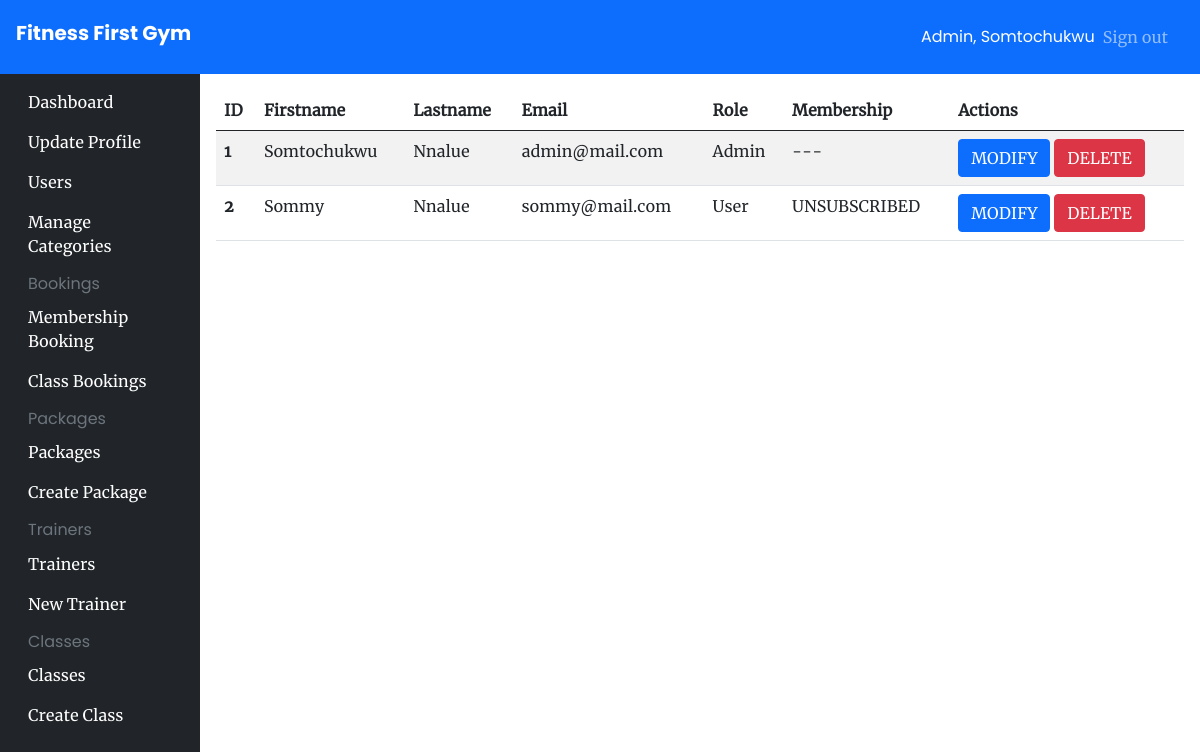
/users/all (signed in), run on an earlier commit of the app's database.
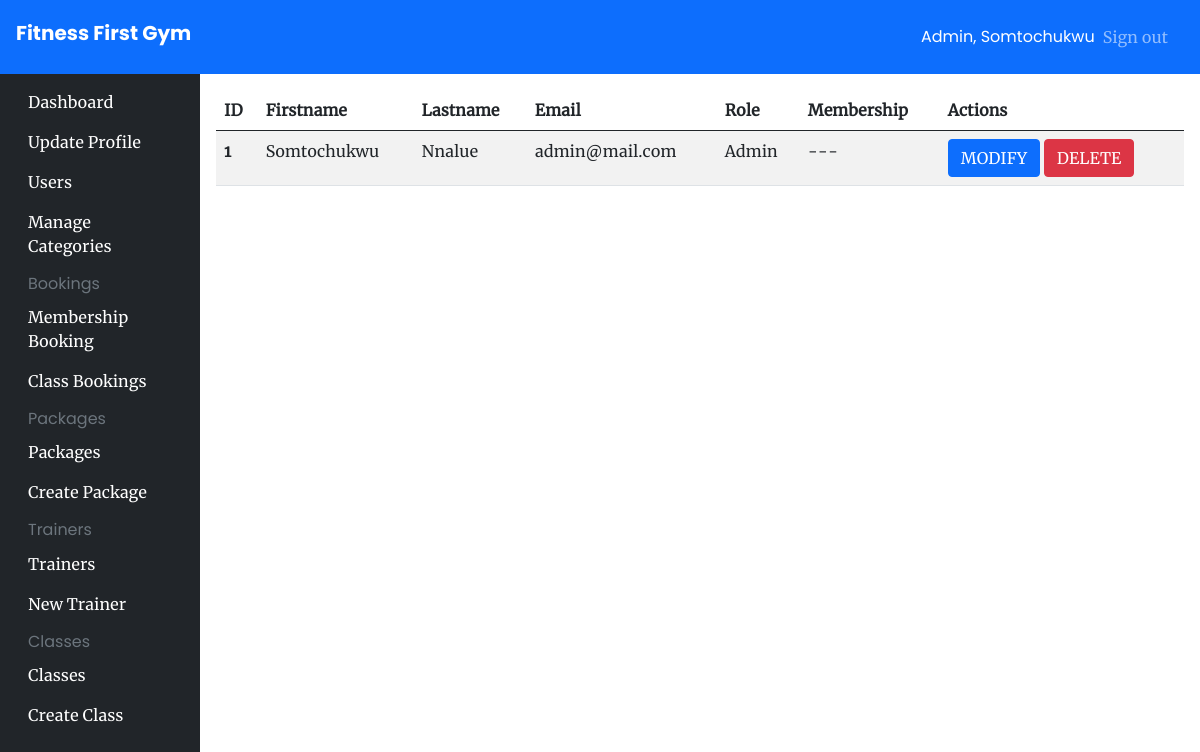
And on a later commit of the database.
### app/models/__init__.py (models this page shows, shortened)
class User(UserMixin, db.Model):
    id = db.Column(db.Integer, primary_key=True)
    firstname = db.Column(db.String(200), nullable=False)
    lastname = db.Column(db.String(200), nullable=True)
    email = db.Column(db.String(100), nullable=False, unique=True)
    password = db.Column(db.String(200), nullable=False)
    isAdmin = db.Column(db.Boolean(), default=False)
    createdAt = db.Column(db.DateTime, default=datetime.utcnow)
    payment_details = db.relationship('PaymentDetails', uselist=False, back_populates='user')
    membership = db.relation('Membership', uselist=False, back_populates='user')

### app/user_views.py (the view)
@app.route('/users/all')
@login_required
@authorize_request
def all_users():
   users = User.query.all()
   return render_template('pages/admin/users/preview.html', users=users)

### app/admin_views.py (called while the page is built)
def authorize_request(view_func):
   @wraps(view_func)
   def wrapped_view(*args, **kwargs):
      try:
         if current_user.isAdmin:
               return view_func(*args, **kwargs)
         else:
            flash('Unauthorized')
            return redirect('/')
      except Exception as error:
         return render_template('pages/error/500.html', error=error)
   return wrapped_view

### app/models/__init__.py (called while the page is built)
@login_manager.user_loader
def load_user(id):
    return User.query.get(id)

### app/templates/pages/admin/users/preview.html (shortened to what this page needs)
{% extends "components/admin_base.html" %}
{% block content %}
<table class="table table-striped table-hover">
    <thead>
        <tr>
            <th scope="col">ID</th>
            <th scope="col">Firstname</th>
            <th scope="col">Lastname</th>
            <th scope="col">Email</th>
            <th scope="col">Role</th>
            <th scope="col">Membership</th>
            <th scope="col">Actions</th>
        </tr>
    </thead>
    <tbody>
        {% if users %}
        {% for user in users %}
        <tr>
            <th scope="row">{{user.id}}</th>
            <td>{{user.firstname}}</td>
            <td>{{user.lastname}}</td>
            <td>{{user.email}}</td>
            <td>{{"Admin" if user.isAdmin else "User"}}</td>
            <td>{{"---" if user.isAdmin else "UNSUBSCRIBED" if not user.membership.package else user.membership.package.name }}</td>
            <td class="d-flex-col">
                <a href="/user/edit/{{user.id}}" class="btn btn-primary text-white">MODIFY</a>
                <a href="/user/delete/{{user.id}}" class="btn btn-danger text-white">DELETE</a>
            </td>
        </tr>
        {% endfor %}
        {% endif %}
    </tbody>
</table>
{% endblock content %}

### app/templates/components/admin_base.html (shortened to what this page needs)
<!DOCTYPE html>
<html lang="en">
<head>
    <link rel="stylesheet" href="{{url_for('static', filename='css/bootstrap.min.css')}}" />
    <link rel="stylesheet" href="{{url_for('static', filename='css/main.css')}}" />
</head>
<body class="relative">
    <main>
        <nav class="navbar navbar-dark sticky-top bg-primary flex-md-nowrap p-3">
            <a class="navbar-brand h2 col-sm-3 col-md-2 mr-0" href="/">Fitness First Gym</a>
            <div class="navbar-nav px-3">
                <div class="nav-item text-nowrap d-flex align-items-center">
                    <span class="text-white mx-2">Admin, {{current_user.firstname}}</span>
                    <a class="nav-link" href="/auth/logout">Sign out</a>
                </div>
            </div>
        </nav>
        <div>
            <div class="container-fluid">
                <div class="row">
                    {% include "components/admin_navbar.html" %}
                    <main role="main" class="relative col-md-9 ml-sm-auto col-lg-10 p-3">
                        {% block content %} {% endblock %}
                    </main>
                </div>
            </div>
        </div>
    </main>
</body>
</html>

### app/templates/components/admin_navbar.html
<nav class="vh-100 col-md-2 d-none d-md-block bg-dark sidebar sidebar-fixed py-2" style="overflow-y: auto;">
    <ul class="nav flex-column">
      <li class="nav-item">
        <a class="nav-link text-white" href="/admin/dashboard">Dashboard</a>
      </li>
    </ul>
    <ul class="nav flex-column">
      <li class="nav-item">
        <a class="nav-link text-white" href="/profile">Update Profile</a>
      </li>
    </ul>
    <ul class="nav flex-column">
      <li class="nav-item">
        <a class="nav-link text-white" href="/users/all">Users</a>
      </li>
    </ul>
    <ul class="nav flex-column">
      <li class="nav-item">
        <a class="nav-link text-white" href="/admin/categories">Manage Categories</a>
      </li>
    </ul>
    <h6 class="sidebar-heading d-flex justify-content-between align-items-center px-3 mt-2 mb-1 text-muted">
      <span>Bookings</span>
    </h6>
    <ul class="nav flex-column">
      <li class="nav-item"><a class="nav-link text-white" href="/admin/booking/memberships">Membership Booking</a></li>
      <li class="nav-item"><a class="nav-link text-white" href="/admin/booking/classes">Class Bookings</a></li>
    </ul>
    <h6 class="sidebar-heading d-flex justify-content-between align-items-center px-3 mt-2 mb-1 text-muted">
      <span>Packages</span>
    </h6>
    <ul class="nav flex-column">
      <li class="nav-item"><a class="nav-link text-white" href="/admin/package/all">Packages</a></li>
      <li class="nav-item"><a class="nav-link text-white" href="/admin/package/new">Create Package</a></li>
    </ul>
    <h6 class="sidebar-heading d-flex justify-content-between align-items-center px-3 mt-2 mb-1 text-muted">
      <span>Trainers</span>
    </h6>
    <ul class="nav flex-column mb-2">
      <li class="nav-item"><a class="nav-link text-white" href="/admin/trainer/all">Trainers</a></li>
      <li class="nav-item"><a class="nav-link text-white" href="/admin/trainer/new">New Trainer</a></li>
    </ul>
    <h6 class="sidebar-heading d-flex justify-content-between align-items-center px-3 mt-2 mb-1 text-muted">
      <span>Classes</span>
    </h6>
    <ul class="nav flex-column mb-2">
      <li class="nav-item"><a class="nav-link text-white" href="/admin/class/all">Classes</a></li>
      <li class="nav-item"><a class="nav-link text-white" href="/admin/class/new">Create Class</a></li>
    </ul>
</nav>

### app/static/css/main.css (style rules this page uses)
body { font-family: 'Merriweather'; }
h1, h2, h3, h4 , h5 , h6, .h1, .h2, .h3, .h4 , .h5 , .h6 { font-family: 'PoppinsBold'; font-weight: 500; }
span, p { font-family: 'Poppins'; }

What changed in the data, as far as the page shows it:
removed User: id "2", firstname "Sommy", lastname "Nnalue", email "sommy@mail.com", isAdmin "User", isAdmin "UNSUBSCRIBED"
